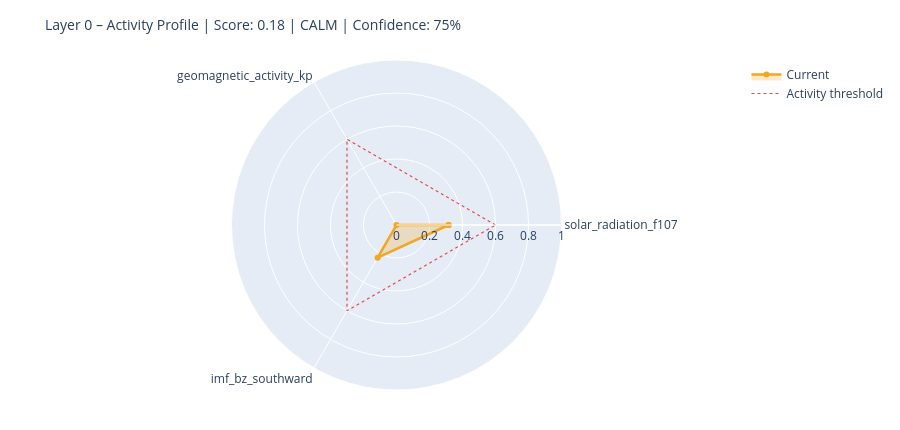

Notebook source saved alongside this figure:
### Markdown cell above
---
## 6. State Assessment & Handoff to Layer 1

### Code cell
# ============================================================
# STEP 1 – Collect raw values with source modes
# Mode: 'primary' | 'fallback_3h' | 'last_valid' | 'missing'
# ============================================================

def safe_last(df, col):
    if df is None or col not in df.columns: return None
    s = df[col].dropna()
    return float(s.iloc[-1]) if not s.empty else None

f107_now = safe_last(df_f107, 'f10.7')
bz_now   = safe_last(df_mag,  'bz_gsm')
kp_now   = safe_last(df_kp,   'kp')
sw_now   = safe_last(df_sw,   'speed')

source_modes = {
    'F10.7':    'primary'  if f107_now is not None else 'missing',
    'Kp':       'primary'  if kp_now   is not None else 'missing',
    'IMF_Bz':   'primary'  if bz_now   is not None else 'missing',
    'SW_speed': 'primary'  if sw_now   is not None else 'missing',
}

# Kp Fallback – 3h endpoint
if kp_now is None:
    try:
        r = requests.get(
            'https://services.swpc.noaa.gov/json/noaa-planetary-k-index.json',
            timeout=10)
        r.raise_for_status()
        fb = pd.DataFrame(r.json())
        tc = next((c for c in fb.columns if 'time' in c.lower()), fb.columns[0])
        kc = next((c for c in fb.columns if 'kp' in c.lower() and c != tc), None)
        if kc:
            fb[kc] = fb[kc].astype(str).str.extract(r'([0-9]+(?:\.[0-9]*)?)')[0]
            fb[kc] = pd.to_numeric(fb[kc], errors='coerce')
            fb = fb[fb[kc] >= 0].dropna(subset=[kc])
            if not fb.empty:
                kp_now = float(fb[kc].iloc[-1])
                source_modes['Kp'] = 'fallback_3h'
                print(f'  Kp fallback (3h): {kp_now:.1f}')
    except Exception as e:
        print(f'  Kp fallback failed: {e}')

# Solar Wind Fallback – last valid value
if sw_now is None and df_sw is not None and 'speed' in df_sw.columns:
    s = df_sw['speed'].dropna()
    if not s.empty:
        sw_now = float(s.iloc[-1])
        source_modes['SW_speed'] = 'last_valid'
        print(f'  SW fallback (last_valid): {sw_now:.0f} km/s')

print()
print('Source modes:', source_modes)

# ============================================================
# STEP 2 – Score from available components only
# ============================================================

def norm(v, lo, hi):
    if v is None: return None
    return max(0.0, min(1.0, (v - lo) / (hi - lo)))

COMPONENTS = {
    'solar_radiation_f107':    (f107_now, norm(f107_now, 60, 250)),
    'geomagnetic_activity_kp': (kp_now,   norm(kp_now,   0,   9)),
    'imf_bz_southward':        (bz_now,   norm(-(bz_now or 0) if bz_now else None, -5, 30)
                                           if bz_now is not None else None),
    'solar_wind_speed':        (sw_now,   norm(sw_now, 300, 800)),
}

available   = {k: v[1] for k, v in COMPONENTS.items() if v[1] is not None}
unavailable = [k for k, v in COMPONENTS.items() if v[1] is None]

layer0_score = round(sum(available.values()) / len(available), 4) if available else None
confidence   = round(len(available) / len(COMPONENTS), 2)

level = ('unknown'  if layer0_score is None
         else 'calm'     if layer0_score < 0.3
         else 'moderate' if layer0_score < 0.6
         else 'active')

# ============================================================
# STEP 3 – Dominant Driver
# ============================================================

def dominant_driver(kp, f107, bz, sw):
    candidates = []
    if kp   is not None and kp   >= 4:   candidates.append(('geomagnetic',    kp / 9))
    if sw   is not None and sw   >= 500:  candidates.append(('solar_wind',     sw / 800))
    if bz   is not None and bz   <= -5:   candidates.append(('imf_southward',  abs(bz) / 30))
    if f107 is not None and f107 >= 150:  candidates.append(('solar_radiation',f107 / 250))
    return max(candidates, key=lambda x: x[1])[0] if candidates else 'none'

driver = dominant_driver(kp_now, f107_now, bz_now, sw_now)

# ============================================================
# STEP 4 – Downstream expectations
# ============================================================

def downstream_expectation(driver, score, kp, bz, f107):
    exp = {
        'magnetosphere':        'calm',
        'ionosphere':           'calm',
        'schumann_resonance':   'unchanged',
        'lithosphere_currents': 'low',
    }
    if driver == 'geomagnetic' or (kp and kp >= 5):
        exp['magnetosphere']        = 'compressed / storm'
        exp['ionosphere']           = 'elevated disturbance (TEC variability)'
        exp['schumann_resonance']   = 'elevated amplitude possible'
        exp['lithosphere_currents'] = 'elevated induction currents'
    elif driver == 'imf_southward' or (bz and bz <= -5):
        exp['magnetosphere']        = 'energy coupling active'
        exp['ionosphere']           = 'elevated electron density possible'
        exp['schumann_resonance']   = 'slight modulation possible'
    elif driver == 'solar_radiation' or (f107 and f107 >= 150):
        exp['ionosphere']           = 'elevated ionization (F-layer)'
        exp['schumann_resonance']   = 'slightly elevated background activity'
    return exp

downstream = downstream_expectation(driver, layer0_score, kp_now, bz_now, f107_now)

# ============================================================
# CONSOLE OUTPUT
# ============================================================

W = 58
print('=' * W)
print('LAYER 0 – STATE ASSESSMENT')
print('=' * W)
for name, (raw_v, score_v) in COMPONENTS.items():
    if score_v is not None:
        bar = '█' * int(score_v * 20) + '░' * (20 - int(score_v * 20))
        print(f'  {name:<35}  {bar}  {score_v:.2f}')
    else:
        print(f'  {name:<35}  {"─" * 20}  n/a')
print('-' * W)
print(f'  Score ({len(available)}/{len(COMPONENTS)} components):  {layer0_score:.3f}')
print(f'  Confidence:         {confidence:.0%}')
print(f'  Level:              {level.upper()}')
print(f'  Dominant Driver:    {driver}')

# Radar chart
cats = list(available.keys())
vals = list(available.values())
if len(cats) >= 3:
    fig = go.Figure()
    fig.add_trace(go.Scatterpolar(
        r=vals + [vals[0]], theta=cats + [cats[0]],
        fill='toself', fillcolor='rgba(242,166,35,0.25)',
        line=dict(color='#F2A623', width=2.5), name='Current'
    ))
    fig.add_trace(go.Scatterpolar(
        r=[0.6] * (len(cats) + 1), theta=cats + [cats[0]],
        line=dict(color='#E24B4A', dash='dot', width=1.2),
        mode='lines', name='Activity threshold'
    ))
    fig.update_layout(
        title=dict(text=f'Layer 0 – Activity Profile | Score: {layer0_score:.2f} | {level.upper()} | Confidence: {confidence:.0%}',
                   font=dict(size=14)),
        polar=dict(radialaxis=dict(visible=True, range=[0, 1])),
        height=430, showlegend=True,
        margin=dict(l=60, r=60, t=60, b=40)
    )
    fig.show()

### Figure 1 — Plotly figure (JSON) as saved in the notebook; plotly's stock layout.template omitted (floating-point values rounded to 4 significant figures)
{"data": [{"fill": "toself", "fillcolor": "rgba(242,166,35,0.25)", "line": {"color": "#F2A623", "width": 2.5}, "name": "Current", "r": [0.3158, 0.0, 0.2286, 0.3158], "theta": ["solar_radiation_f107", "geomagnetic_activity_kp", "imf_bz_southward", "solar_radiation_f107"], "type": "scatterpolar"}, {"line": {"color": "#E24B4A", "dash": "dot", "width": 1.2}, "mode": "lines", "name": "Activity threshold", "r": [0.6, 0.6, 0.6, 0.6], "theta": ["solar_radiation_f107", "geomagnetic_activity_kp", "imf_bz_southward", "solar_radiation_f107"], "type": "scatterpolar"}], "layout": {"height": 430, "margin": {"b": 40, "l": 60, "r": 60, "t": 60}, "polar": {"radialaxis": {"range": [0, 1], "visible": true}}, "showlegend": true, "title": {"font": {"size": 14}, "text": "Layer 0 – Activity Profile | Score: 0.18 | CALM | Confidence: 75%"}}}
